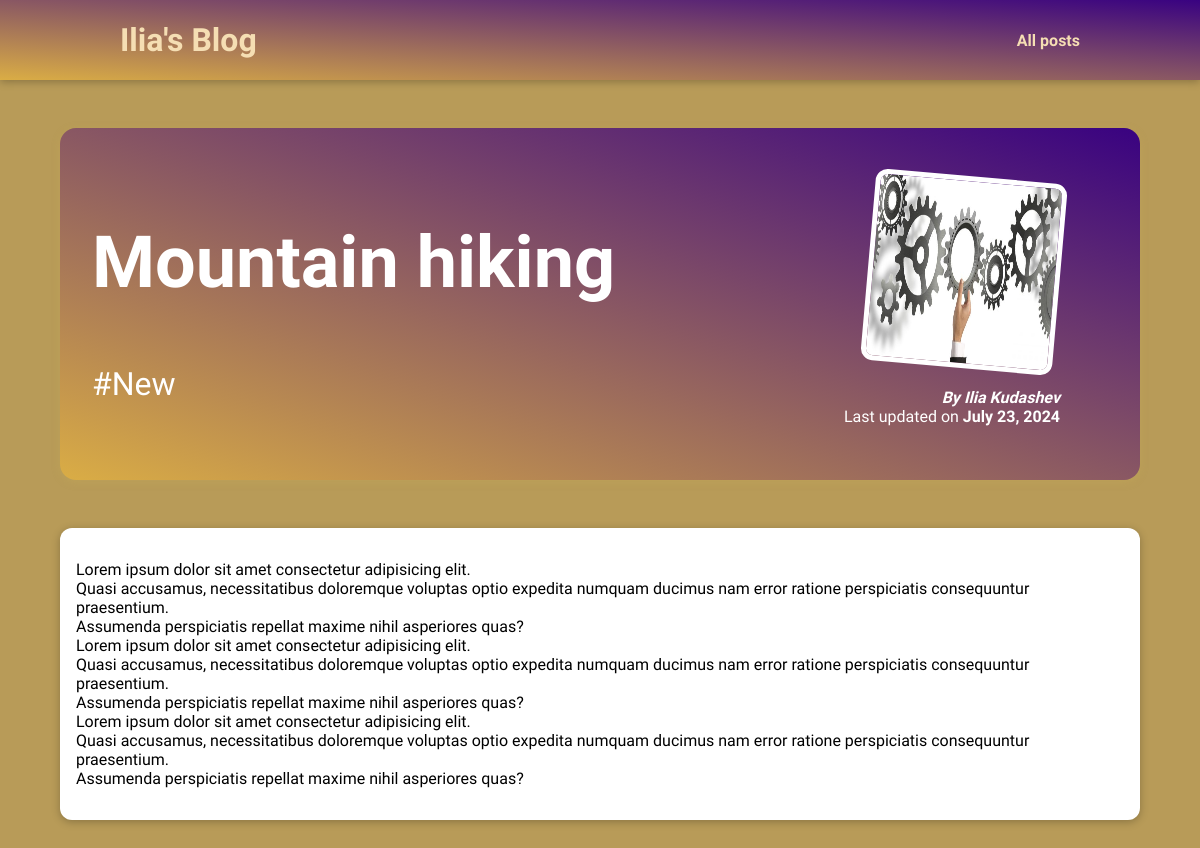
The app's page /posts/mountain-hiking with its own data.
### blog/models.py (models this page shows, shortened)
class Post(models.Model):
    title = models.CharField(max_length=50)
    author= models.ForeignKey(Author, on_delete=models.SET_NULL, related_name="posts", null = True)
    excerpt = models.CharField(max_length=300)
    image_name = models.CharField(max_length=50)
    date_created = models.DateField(auto_now_add=True)
    date_edited = models.DateField(auto_now=True)
    slug = models.SlugField(default="", null=False, db_index=True, unique=True)
    content = models.TextField(validators=[MinLengthValidator(10)])
    tag = models.ManyToManyField(Tag)

class Tag(models.Model):
    caption = models.CharField(max_length = 20)

class Author(models.Model):
    first_name = models.CharField(max_length = 50)
    last_name = models.CharField(max_length = 50)
    e_mail = models.EmailField(null=True)
    def __str__(self) -> str:
        return f"{self.first_name} {self.last_name}"

### blog/views.py (the view)
# urls.py: path("posts/<slug:slug>", views.post_detail, name="post-detail-page") # "slug" - the name of concept with dynamic segment. The slug is unique
def post_detail(request, slug):
  selected_post = get_object_or_404(Post, slug=slug)
  return render(request, "blog/post-detail.html",{
    "post": selected_post,
    "post_tags": selected_post.tag.all()
  })

### blog/templates/blog/post-detail.html (shortened to what this page needs)
{% extends "base.html" %}
{% load static %}
{% block css_files %}
<link rel="stylesheet" href="{% static "blog/post-detail.css"%}">
{% endblock %}
{% block content %}
<section id = "summary">
    <h2>{{post.title}}</h2>
    <div>
        {% for tag in post_tags %}
        <span> #{{tag.caption}} </span>
        {% endfor %}
    </div>
    <article>
        <img src="{% static "blog/images/"|add:post.image_name %}" alt="{{post.title}}">
        <address>By <a href="mailto:{{post.author.e_mail}}"> {{post.author}}</a></address>
            <div>
                Last updated on <time>{{post.date_edited}}</time>
            </div>
    </article>
</section>
<main>
    <p>
        {{post.content|linebreaks}}
    </p>
</main>
{%endblock %}

### static/app.css (style rules this page uses)
* { box-sizing: border-box; }
html { font-family: "Play", sans-serif; }
body { margin: 0; }
h1, h2, h3 { font-family: "Play", sans-serif; font-weight: bold; }

### blog/static/blog/post-detail.css (style rules this page uses)
body { background-color: #b89b58; }
#summary { margin: 8rem auto 3rem auto; padding: 2rem; width: 90%; max-width: 90rem; border-radius: 16px; background: linear-gradient(to right top, #daad45, #390281); position: relative; box-shadow: 0 2px 8px rgba(202, 181, 86, 0.25); height: 22rem; }
#summary h2 { color: white; font-size: 4.5rem; }
#summary div span { color: white; font-size: 2rem; }
#summary article { position: absolute; top: 2rem; right: 3rem; padding: 1rem 2rem; border-radius: 12px; text-align: right; color: white; }
#summary article img { width: 12rem; height: 12rem; border-radius: 12px; transform: rotateZ(5deg); border: 5px solid white; margin-bottom: 1rem; }
#summary a { color: white; text-decoration: none; }
#summary address { font-weight: bold; }
#summary time { font-weight: bold; }
main { width: 90%; max-width: 90rem; margin: 3rem auto; background-color: white; padding: 1rem; border-radius: 12px; box-shadow: 0 2px 8px rgba(0, 0, 0, 0.25); }

### records on screen
Post: title "Mountain hiking", image_name (picture), author "Ilia Kudashev", date_edited "July 23, 2024", content "Lorem ipsum dolor sit amet consectetur adipisicing elit. Quasi accusamus, necessitatibus doloremque voluptas optio expedita numquam ducimus nam error ratione perspiciatis consequuntur praesentium. Assumenda perspiciatis repellat maxime nihil asperiores quas? Lorem ipsum dolor sit amet consectetur adipisicing elit. Quasi accusamus, necessitatibus doloremque voluptas optio expedita numquam ducimus nam error ratione perspiciatis consequuntur praesentium. Assumenda perspiciatis repellat maxime nihil asperiores quas? Lorem ipsum dolor sit amet consectetur adipisicing elit. Quasi accusamus, necessitatibus doloremque voluptas optio expedita numquam ducimus nam error ratione perspiciatis…"
Tag: caption "New"
